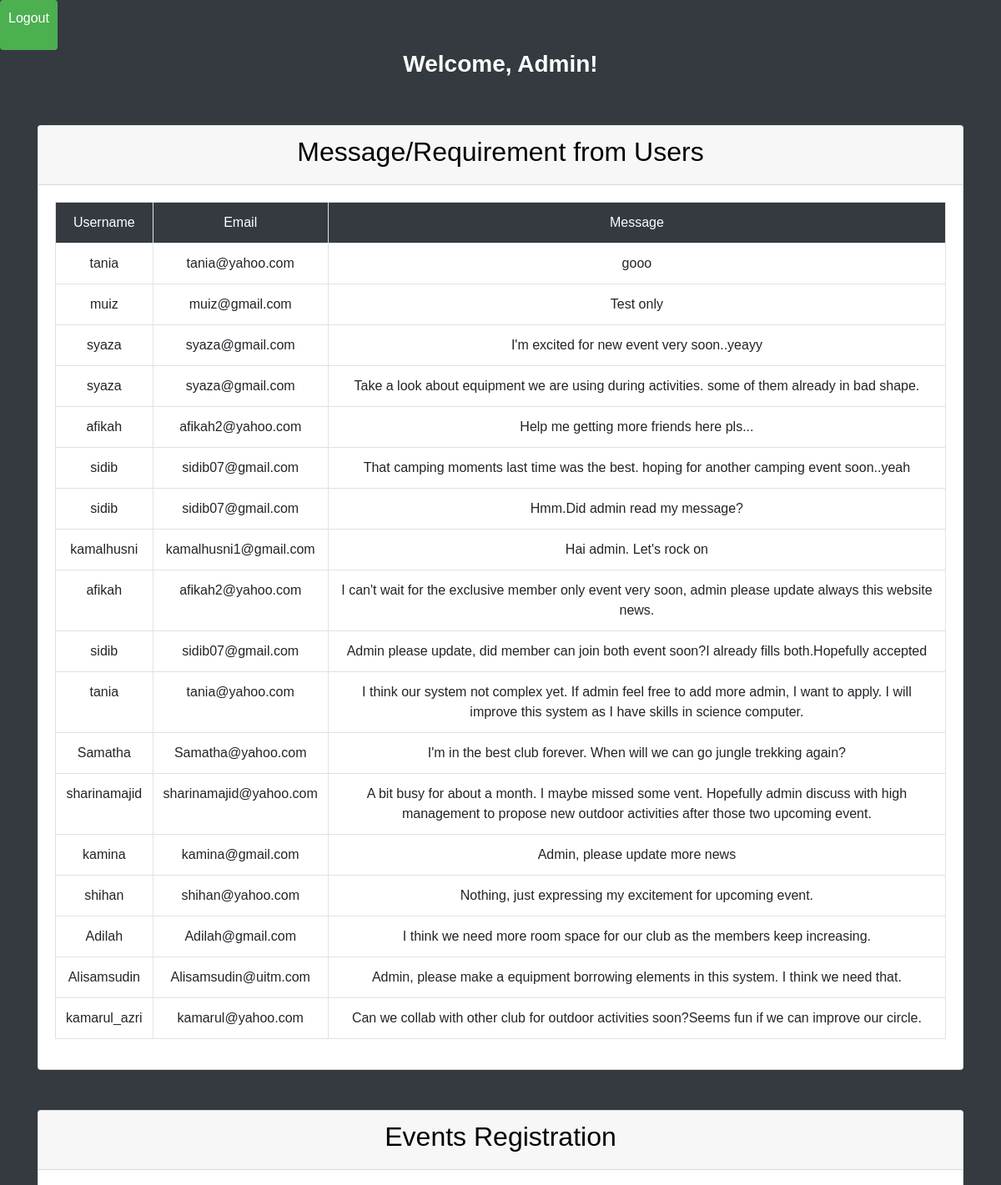
The page /admin_dashboard.php (upper part) on the database its author committed.
### tables this page shows
CREATE TABLE `messages` (
  `id` int(11) NOT NULL,
  `user_id` int(11) DEFAULT NULL,
  `username` varchar(255) NOT NULL,
  `email` varchar(255) NOT NULL,
  `message` text NOT NULL
);

### admin_dashboard.php (the view, shortened to what this page needs)
<?php
require_once('dbcon.php');
function getMessages() {
    global $con;
    $queryMessages = "SELECT * FROM messages";
    $resultMessages = mysqli_query($con, $queryMessages);
    return $resultMessages;
}
?>
<!DOCTYPE html>
<html lang="en">
<head>
    <link rel="stylesheet" href="https://stackpath.bootstrapcdn.com/bootstrap/4.5.2/css/bootstrap.min.css">
</head>
<body class="bg-dark">
    <div class="logout-box">
        <p><a href="index.php" class="logout-link">Logout</a></p>
    </div>
    <h3>Welcome, Admin!</h3>
    <div class="container">
        <div class="row wt-5">
            <div class="col">
                <div class="card mt-5">
                    <div class="card-header">
                        <h2 class="display-6 text-center">Message/Requirement from Users</h2>
                    </div>
                    <div class="card-body">
                        <table class="table table-bordered text-center">
                            <tr class="bg-dark text-white">
                                <td>Username</td>
                                <td>Email</td>
                                <td>Message</td>
                            </tr>
                            <?php
                            $resultMessages = getMessages();
                            while ($row = mysqli_fetch_assoc($resultMessages)) {
                            ?>
                                <tr>
                                    <td><?php echo $row['username']; ?></td>
                                    <td><?php echo $row['email']; ?></td>
                                    <td><?php echo $row['message']; ?></td>
                                </tr>
                            <?php
                            }
                            ?>
                        </table>
                    </div>
                </div>
            </div>
        </div>
    </div>
    <div class="container">
        <div class="row wt-5">
            <div class="col">
                <div class="card mt-5">
                    <div class="card-header">
                        <h2 class="display-6 text-center">Events Registration</h2>
                    </div>
                    <div class="card-body">
                    </div>
                </div>
            </div>
        </div>
    </div>
</body>
</html>

### admin_dashboard.php (style rules this page uses)
body { font-family: 'Arial', sans-serif; }
h2 { font-family: 'YourSpecialFont', sans-serif; color: black; }
h3 { color: white; font-weight: bold; text-align: center; }
.logout-box { background-color: #4CAF50; padding: 10px; border-radius: 4px; display: inline-block; }
.logout-link { text-decoration: none; color: white; }

### rows shown on the page
messages: username "tania", email "tania@yahoo.com", message "gooo"
messages: username "muiz", email "muiz@gmail.com", message "Test only"
messages: username "syaza", email "syaza@gmail.com", message "I'm excited for new event very soon..yeayy"
messages: username "syaza", email "syaza@gmail.com", message "Take a look about equipment we are using during activities. some of them already in bad shape."
messages: username "afikah", email "afikah2@yahoo.com", message "Help me getting more friends here pls..."
messages: username "sidib", email "sidib07@gmail.com", message "That camping moments last time was the best. hoping for another camping event soon..yeah"
messages: username "sidib", email "sidib07@gmail.com", message "Hmm.Did admin read my message?"
messages: username "kamalhusni", email "kamalhusni1@gmail.com", message "Hai admin. Let's rock on"
messages: username "afikah", email "afikah2@yahoo.com", message "I can't wait for the exclusive member only event very soon, admin please update always this website news."
messages: username "sidib", email "sidib07@gmail.com", message "Admin please update, did member can join both event soon?I already fills both.Hopefully accepted"
messages: username "tania", email "tania@yahoo.com", message "I think our system not complex yet. If admin feel free to add more admin, I want to apply. I will improve this system as I have skills in science computer."
messages: username "Samatha", email "Samatha@yahoo.com", message "I'm in the best club forever. When will we can go jungle trekking again?"
messages: username "sharinamajid", email "sharinamajid@yahoo.com", message "A bit busy for about a month. I maybe missed some vent. Hopefully admin discuss with high management to propose new outdoor activities after those two upcoming event."
messages: username "kamina", email "kamina@gmail.com", message "Admin, please update more news"
messages: username "shihan", email "shihan@yahoo.com", message "Nothing, just expressing my excitement for upcoming event."
messages: username "Adilah", email "Adilah@gmail.com", message "I think we need more room space for our club as the members keep increasing."
messages: username "Alisamsudin", email "Alisamsudin@uitm.com", message "Admin, please make a equipment borrowing elements in this system. I think we need that."
messages: username "kamarul_azri", email "kamarul@yahoo.com", message "Can we collab with other club for outdoor activities soon?Seems fun if we can improve our circle."
